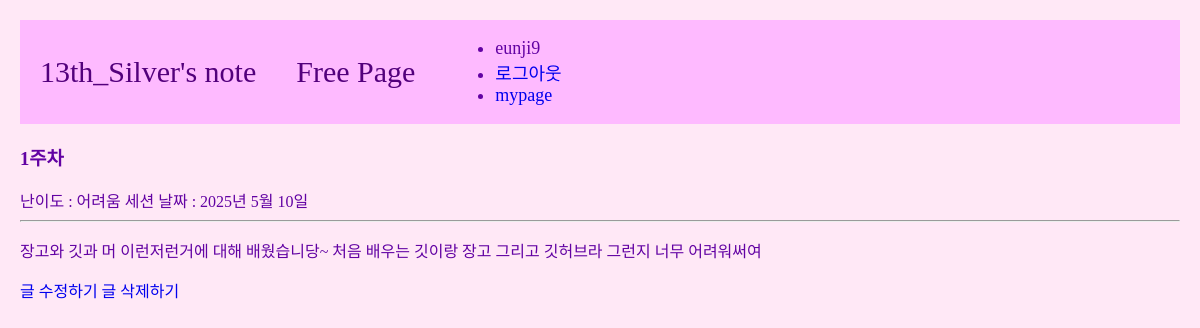
Page /users/3 (signed in) on the committed database.
### users/models.py (models this page shows, shortened)
class Post(models.Model):
    title = models.CharField(max_length=50)
    DIFFICULTY_CHOICES = [
        ('easy', '쉬움'),
        ('normal', '보통'),
        ('hard', '어려움'),
    ]
    difficulty = models.CharField(
        max_length=6,
        choices=DIFFICULTY_CHOICES,  # difficulty 필드에서 선택할 수 있는 값들
        default='normal',  # 기본값은 '보통'
    )
    content = models.TextField()
    pub_date = models.DateField()
    author = models.ForeignKey(User, on_delete=models.CASCADE, null=True)

### users/views.py (the view)
# urls.py: path('<int:id>', detail, name="detail"),
@login_required
def detail(request, id):
    post = get_object_or_404(Post, pk=id)
    return render(request, 'users/detail.html', {'post': post})

### users/templates/users/detail.html
{% extends 'base.html' %}
{% load static %}
{% block content %}
    <h3>{{post.title}}</h3>
        난이도 : {% if post.difficulty == 'easy' %}쉬움
                {% elif post.difficulty == 'normal' %}보통
                {% elif post.difficulty == 'hard' %}어려움
                {% endif %}
        세션 날짜 : {{post.pub_date}}
        <hr/>
        <p>{{post.content}}</p>
        {% if post.author == request.user %}
            <a href="{% url 'users:edit' post.id %}">글 수정하기</a>
            <a href="{% url 'users:delete' post.id %}">글 삭제하기</a>
        {% endif %}
    <br>
{% endblock %}

### project/templates/shared/_navbar.html
<nav class="navbar-container">
    <a class="navbar-link" href="{% url 'main:mainpage' %}">13th_Silver's note</a>
    <a class="navbar-link" href="{% url 'main:freepage' %}">Free Page</a>
    <div class="nav-right">
        {% if user.is_authenticated %}
        <ul class="nav-link-account">
            <li class="nav-link-user">{{user.username}}</li>
            <li><a href="{% url 'accounts:logout' %}">로그아웃</a></li>
            <li><a href="{% url 'users:mypage' %}">mypage</a></li>
        </ul>
        {% else %}
        <ul class="nav=link-account">
            <li><a href="{% url 'accounts:login' %}">로그인</a></li>
            <li><a href="{% url 'accounts:signup' %}">signup</a></li>
        </ul>
        {% endif %}
    </div>
</nav>

### project/templates/base.html (style rules this page uses)
a { text-decoration: none; }
.body-container { background-color: #FFE8F6; color: #6202a3; margin: 20px; }
.navbar-container { display: flex; align-items: center; padding-left: 20px; gap: 40px; background-color: #febaff; font-size: 18px; }
.navbar-link { color: #53007C; font-size: 30px; }

### rows in the picture
Post: title "1주차", pub_date "2025년 5월 10일", content "장고와 깃과 머 이런저런거에 대해 배웠습니당~ 처음 배우는 깃이랑 장고 그리고 깃허브라 그런지 너무 어려워써여"

### other values in the picture
{{ user.username }} "eunji9"
